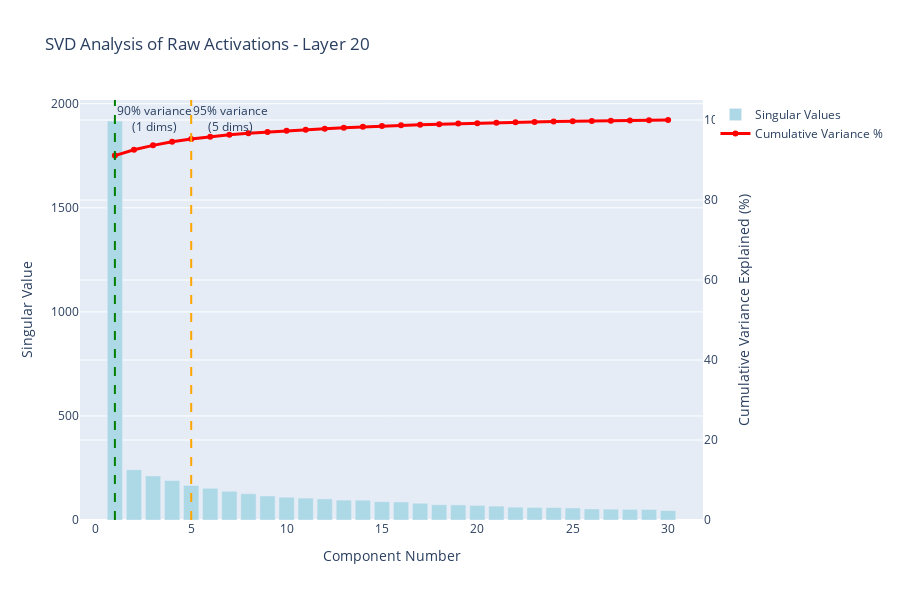
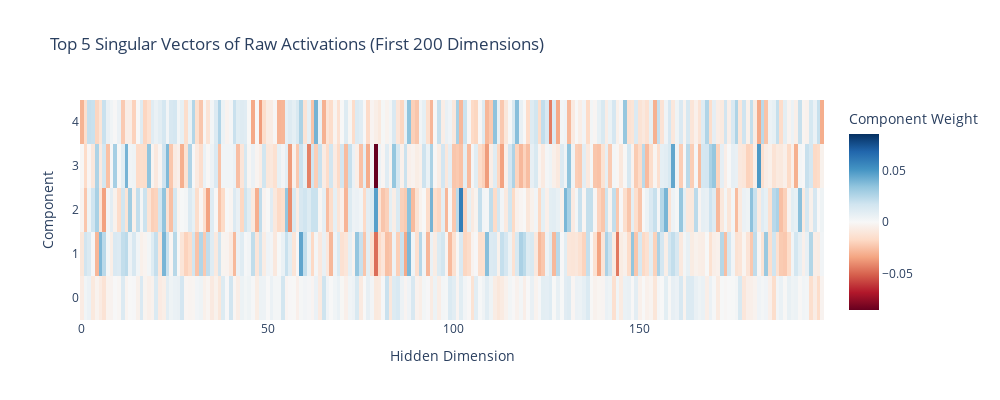

Notebook code cell kept with these figures, in order:
### Markdown cell above
### 1. SVD Analysis 

Perform SVD decomposition on the raw activations to understand the dimensionality of the activation space.

### Code cell
# Extract raw activations for layer 20 (including control assistant)
layer_idx = LAYER

# Get raw activation matrix - all 31 personas including control
activation_matrix = activations[layer_idx].float().cpu().numpy()  # Shape: (n_personas, hidden_dim)
all_persona_names = [personas["personas"][persona]["readable_name"] for persona in personas["personas"]]

print(f"Raw activation matrix shape: {activation_matrix.shape}")
print(f"Analyzing {len(all_persona_names)} personas: {all_persona_names}")

# Perform SVD
U, S, Vt = np.linalg.svd(activation_matrix, full_matrices=False)
print(f"SVD shapes - U: {U.shape}, S: {S.shape}, Vt: {Vt.shape}")

# Calculate variance explained
total_variance = np.sum(S**2)
variance_explained = (S**2) / total_variance
cumulative_variance = np.cumsum(variance_explained)

# Find dimensions for 90% and 95% variance
dims_90 = np.argmax(cumulative_variance >= 0.90) + 1
dims_95 = np.argmax(cumulative_variance >= 0.95) + 1

print(f"\nVariance Analysis:")
print(f"Dimensions for 90% variance: {dims_90}")
print(f"Dimensions for 95% variance: {dims_95}")
print(f"Total effective rank: {len(S)}")

# Create plotly visualization of singular values
fig = go.Figure()

# Bar chart of singular values
fig.add_trace(go.Bar(
    x=list(range(1, len(S) + 1)),
    y=S,
    name='Singular Values',
    marker_color='lightblue',
    yaxis='y1'
))

# Line plot of cumulative variance
fig.add_trace(go.Scatter(
    x=list(range(1, len(cumulative_variance) + 1)),
    y=cumulative_variance * 100,
    mode='lines+markers',
    name='Cumulative Variance %',
    line=dict(color='red', width=3),
    marker=dict(size=6),
    yaxis='y2'
))

# Add vertical lines for 90% and 95% variance
fig.add_vline(x=dims_90, line_dash="dash", line_color="green", 
              annotation_text=f"90% variance<br>({dims_90} dims)")
fig.add_vline(x=dims_95, line_dash="dash", line_color="orange", 
              annotation_text=f"95% variance<br>({dims_95} dims)")

# Update layout for dual y-axis
fig.update_layout(
    title=f'SVD Analysis of Raw Activations - Layer {layer_idx}',
    xaxis_title='Component Number',
    yaxis=dict(
        title='Singular Value',
        side='left'
    ),
    yaxis2=dict(
        title='Cumulative Variance Explained (%)',
        side='right',
        overlaying='y',
        range=[0, 105]
    ),
    width=900,
    height=600,
    hovermode='x unified'
)

fig.show()
fig.write_html(f"{OUTPUT_DIR}/svd_analysis_raw_activations_layer{layer_idx}.html")

# Create heatmap of top singular vectors
top_k = min(5, len(S))
fig_vectors = go.Figure(data=go.Heatmap(
    z=Vt[:top_k, :200],  # Show first 200 dimensions for visibility
    colorscale='RdBu',
    zmid=0,
    colorbar=dict(title="Component Weight")
))

fig_vectors.update_layout(
    title=f'Top {top_k} Singular Vectors of Raw Activations (First 200 Dimensions)',
    xaxis_title='Hidden Dimension',
    yaxis_title='Component',
    width=1000,
    height=400
)

fig_vectors.show()
fig_vectors.write_html(f"{OUTPUT_DIR}/svd_vectors_raw_activations_layer{layer_idx}.html")

print(f"\nSVD analysis complete. Plots saved to {OUTPUT_DIR}/")
print(f"Key finding: {dims_90} dimensions capture 90% of raw activation variance in layer {layer_idx}")

### Figure 1 — Plotly figure (JSON) as saved in the notebook; plotly's stock layout.template omitted (floating-point values rounded to 4 significant figures)
{"data": [{"marker": {"color": "lightblue"}, "name": "Singular Values", "type": "bar", "x": [1, 2, 3, 4, 5, 6, 7, 8, 9, 10, 11, 12, 13, 14, 15, 16, 17, 18, 19, 20, 21, 22, 23, 24, 25, 26, 27, 28, 29, 30], "y": [1917.0, 241.4, 211.6, 189.5, 166.2, 152.4, 137.9, 126.4, 115.8, 109.6, 105.3, 101.6, 95.62, 95.15, 88.13, 86.73, 80.57, 73.23, 72.61, 70.24, 66.79, 61.6, 60.5, 59.51, 57.78, 53.18, 52.07, 51.21, 50.85, 45.1], "yaxis": "y"}, {"line": {"color": "red", "width": 3}, "marker": {"size": 6}, "mode": "lines+markers", "name": "Cumulative Variance %", "type": "scatter", "x": [1, 2, 3, 4, 5, 6, 7, 8, 9, 10, 11, 12, 13, 14, 15, 16, 17, 18, 19, 20, 21, 22, 23, 24, 25, 26, 27, 28, 29, 30], "y": [91.11, 92.55, 93.66, 94.55, 95.24, 95.81, 96.28, 96.68, 97.01, 97.31, 97.58, 97.84, 98.07, 98.29, 98.48, 98.67, 98.83, 98.96, 99.09, 99.22, 99.33, 99.42, 99.51, 99.6, 99.68, 99.75, 99.82, 99.89, 99.95, 100.0], "yaxis": "y2"}], "layout": {"annotations": [{"showarrow": false, "text": "90% variance<br>(1 dims)", "x": 1, "xanchor": "left", "xref": "x", "y": 1, "yanchor": "top", "yref": "y domain"}, {"showarrow": false, "text": "95% variance<br>(5 dims)", "x": 5, "xanchor": "left", "xref": "x", "y": 1, "yanchor": "top", "yref": "y domain"}], "height": 600, "hovermode": "x unified", "shapes": [{"line": {"color": "green", "dash": "dash"}, "type": "line", "x0": 1, "x1": 1, "xref": "x", "y0": 0, "y1": 1, "yref": "y domain"}, {"line": {"color": "orange", "dash": "dash"}, "type": "line", "x0": 5, "x1": 5, "xref": "x", "y0": 0, "y1": 1, "yref": "y domain"}], "title": {"text": "SVD Analysis of Raw Activations - Layer 20"}, "width": 900, "xaxis": {"title": {"text": "Component Number"}}, "yaxis": {"side": "left", "title": {"text": "Singular Value"}}, "yaxis2": {"overlaying": "y", "range": [0, 105], "side": "right", "title": {"text": "Cumulative Variance Explained (%)"}}}}

### Figure 2 — Plotly figure (JSON) as saved in the notebook; plotly's stock layout.template omitted (floating-point values rounded to 4 significant figures; data arrays with more than 128 entries replaced by an {"elided": "..."} marker saying what was removed)
{"data": [{"colorbar": {"title": {"text": "Component Weight"}}, "colorscale": [[0, "rgb(103,0,31)"], [0.1, "rgb(178,24,43)"], [0.2, "rgb(214,96,77)"], [0.3, "rgb(244,165,130)"], [0.4, "rgb(253,219,199)"], [0.5, "rgb(247,247,247)"], [0.6, "rgb(209,229,240)"], [0.7, "rgb(146,197,222)"], [0.8, "rgb(67,147,195)"], [0.9, "rgb(33,102,172)"], [1, "rgb(5,48,97)"]], "type": "heatmap", "z": {"elided": "5x200 float values"}, "zmid": 0}], "layout": {"height": 400, "title": {"text": "Top 5 Singular Vectors of Raw Activations (First 200 Dimensions)"}, "width": 1000, "xaxis": {"title": {"text": "Hidden Dimension"}}, "yaxis": {"title": {"text": "Component"}}}}
